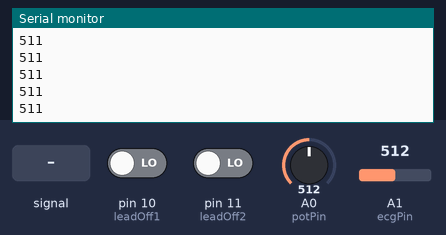
The sketch below on a simulated Arduino Uno, built with avr-gcc and run on an emulated ATmega328P. Parts: the last lines printed to the serial monitor. The inputs (shaded band) are chosen by the test bench; at power-on: A0 (potPin) = 512, A1 (ecgPin) = 512, pin 11 (leadOff2) LOW, pin 10 (leadOff1) LOW.

Above: at 1.2 s.
1.3 s: A1 (ecgPin) fed a 200 Hz sine of ±81 counts around its level
At 1.9 s:
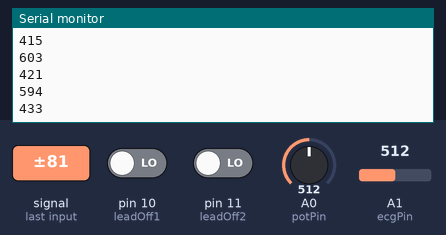
2.8 s: A0 (potPin) set to 716
At 3.7 s:
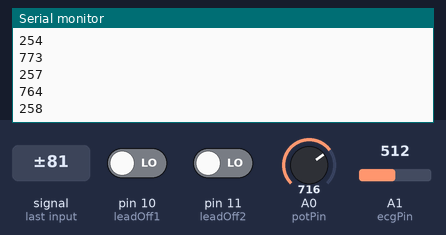
4.3 s: A1 (ecgPin) set to 716
At 5.4 s:
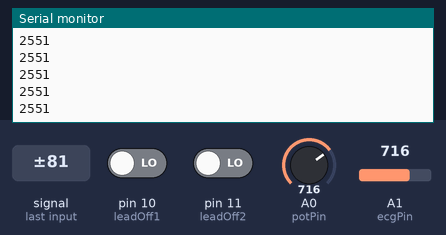
5.8 s: pin 11 (leadOff2) driven HIGH
Timing chart, 0 to 6.2 s (numbered marks = the images above; inputs shaded):
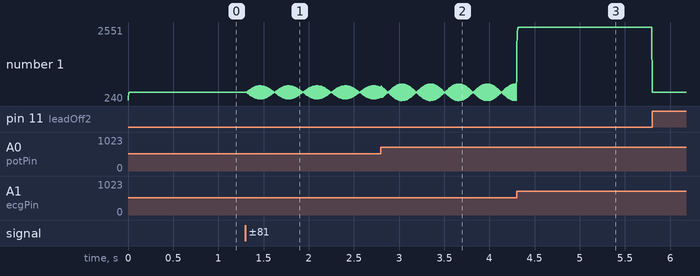

The sketch:

marly_ECG_last_output.ino
```cpp
// ===================== PINS =====================
const int potPin = A0;   // POT = output control knob
const int ecgPin = A1;   // ECG = signal input
const int leadOff1 = 10;
const int leadOff2 = 11;

// ===================== VARIABLES =====================
int rawECG = 0;
int centered = 0;
int scaled = 0;
int smooth = 0;
int prev = 0;

void setup() {
  Serial.begin(115200);
  pinMode(leadOff1, INPUT);
  pinMode(leadOff2, INPUT);
}

// ===================== LOOP =====================
void loop() {

  // Lead-off protection
  if (digitalRead(leadOff1) == HIGH || digitalRead(leadOff2) == HIGH) {
    Serial.println(512);
    delay(2);
    return;
  }

  // Read ECG from A1
  rawECG = analogRead(ecgPin);

  // Remove DC bias
  centered = rawECG - 512;

  // Potentiometer = OUTPUT CONTROL
  int pot = analogRead(potPin);
  float gain = map(pot, 0, 1023, 1, 15);

  // Apply pot scaling
  scaled = centered * gain;

  // Add DC back
  scaled = scaled + 512;

  // Smooth
  smooth = (scaled + prev) / 2;
  prev = smooth;

  // Send to plotter
  Serial.println(smooth);

  delay(2); // ~500 Hz
}
```

Measured:
- after the input at 1.3 s, the serial monitor: prints a new line at once (image 1)
- plotted number 1: 511 → 357 after the input at 1.3 s
